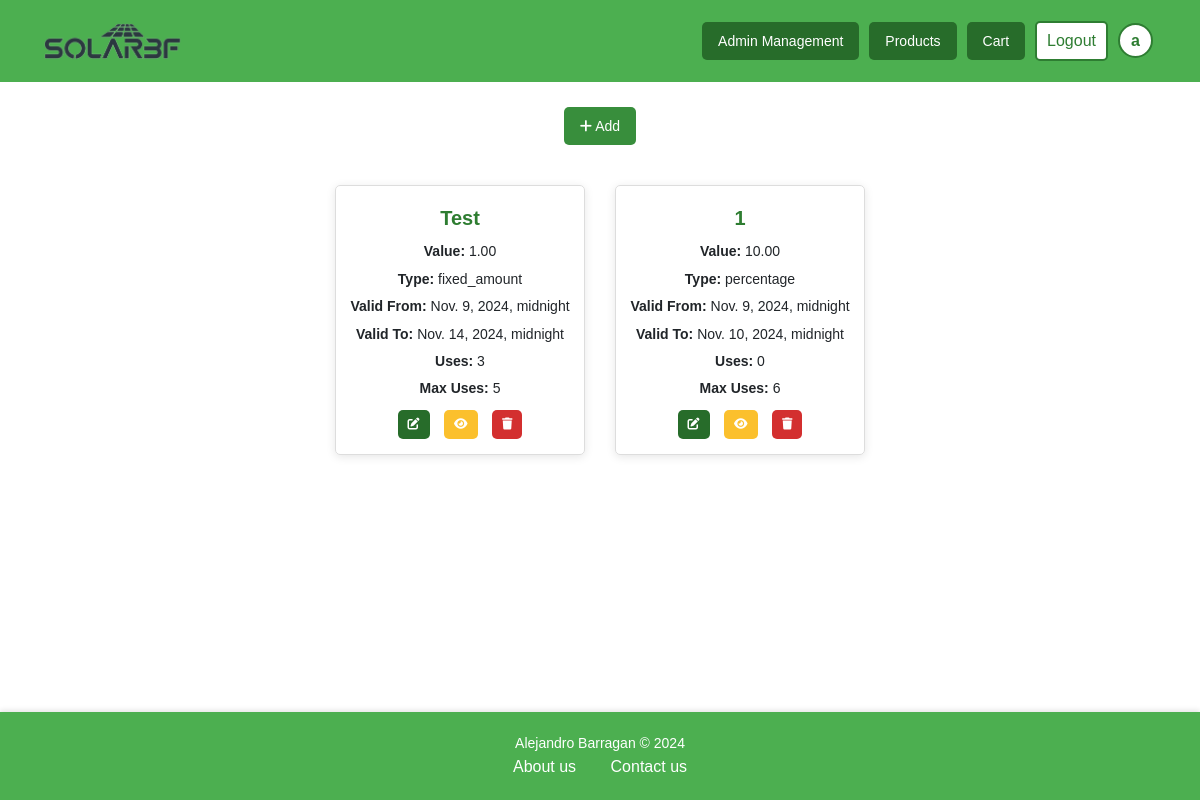
The app's page /products/coupons/ (signed in), older data.
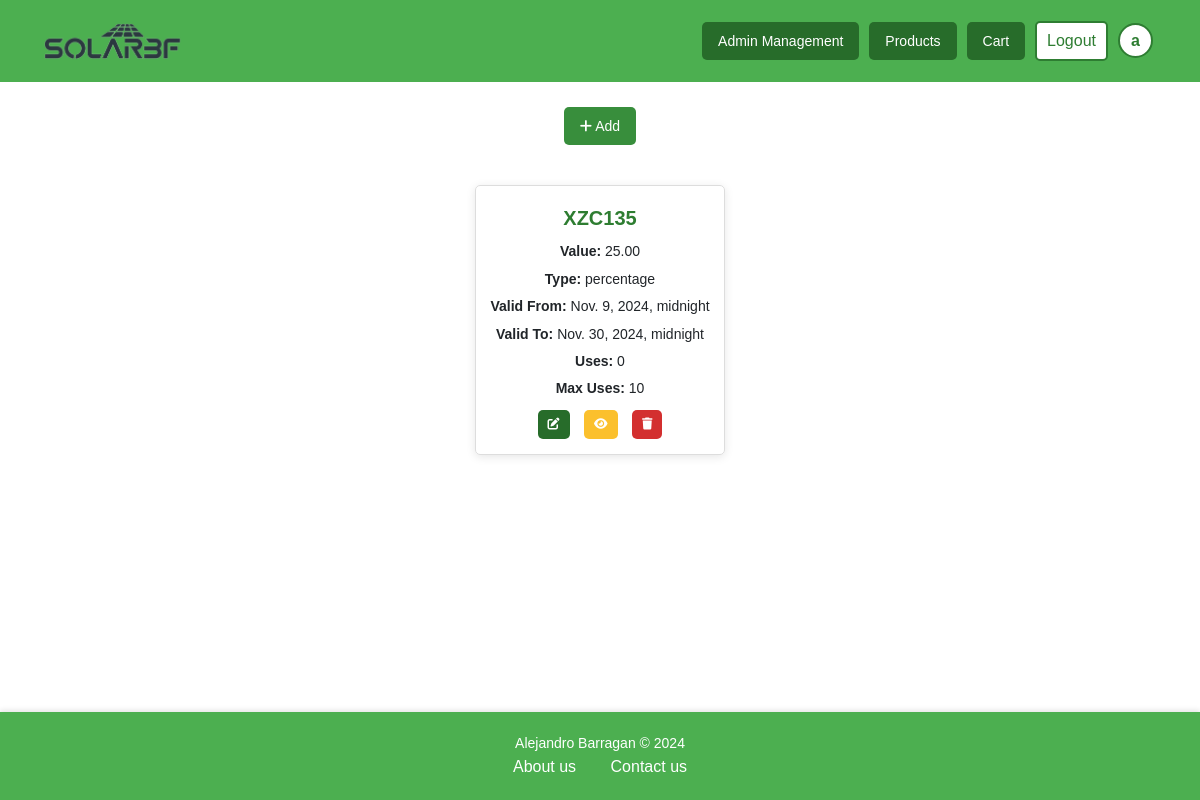
The same page, newer data.
### products/models.py (models this page shows, shortened)
class Coupon(models.Model):
    COUPON_TYPE_CHOICES = (
        ('percentage', 'Percentage Discount'),
        ('fixed_amount', 'Fixed Amount Discount'),
    )
    code = models.CharField(max_length=50, unique=True)
    discount_type = models.CharField(max_length=15, choices=COUPON_TYPE_CHOICES)
    discount_value = models.DecimalField(max_digits=10, decimal_places=2)
    valid_from = models.DateTimeField(default=timezone.now)
    valid_to = models.DateTimeField()
    max_uses = models.PositiveIntegerField(default=1)
    uses = models.PositiveIntegerField(default=0)

### products/views.py (the view)
# urls.py: path('coupons/', views.coupon_list, name='coupon'),
@login_required
@user_passes_test(is_staff)
def coupon_list(request):
    coupons = Coupon.objects.all()
    discount_type_choices = Coupon.COUPON_TYPE_CHOICES
    return render(request, 'admin/coupons.html', {'coupons': coupons, 'discount_type_choices': discount_type_choices})

### accounts/views.py (called while the page is built)
def is_staff(user):
    return user.is_staff or user.role in ['admin', 'worker']

### templates/admin/coupons.html (shortened to what this page needs)
{% extends 'base.html' %}
{% load static %}
{% block style %}
<link rel="stylesheet" href="{% static 'css/coupon.css' %}" />
<link rel="stylesheet" href="{% static 'css/card.css' %}" />
{% endblock %}
{% block content %}
<div class="button-container">
    {% if user.is_staff %}
    <button class="btn-custom btn-medium btn-success" data-toggle="modal" data-target="#addCouponModal">
        <i class="fa-solid fa-plus"></i> Add
    </button>
    {% endif %}
</div>
<div class="cardb-list">
    {% for coupon in coupons %}
    <div class="cardb-item">
        <h3 class="truncate-text">{{ coupon.code }}</h3>
        <p class="truncate-text"><strong>Value:</strong> {{ coupon.discount_value }}</p>
        <p class="truncate-text"><strong>Type:</strong> {{ coupon.discount_type }}</p>
        <p class="truncate-text"><strong>Valid From:</strong> {{ coupon.valid_from }}</p>
        <p class="truncate-text"><strong>Valid To:</strong> {{ coupon.valid_to }}</p>
        <p class="truncate-text"><strong>Uses:</strong> {{ coupon.uses }}</p>
        <p class="truncate-text"><strong>Max Uses:</strong> {{ coupon.max_uses }}</p>
        {% if user.is_staff %}
        <div>
            <button class="btn-custom btn-small btn-primary" data-toggle="modal" data-target="#editCouponModal{{ coupon.id }}" title="Edit">
                <i class="fa-solid fa-pen-to-square"></i>
            </button>
            <button class="btn-custom btn-small btn-info" data-toggle="modal" data-target="#couponModal{{ coupon.id }}" title="View">
                <i class="fa-solid fa-eye"></i>
            </button>
            <button class="btn-custom btn-small btn-danger" data-toggle="modal" data-target="#deleteCouponModal{{ coupon.id }}" title="Delete">
                <i class="fa-solid fa-trash"></i>
            </button>
        </div>
        {% endif %}
    </div>
    {% empty %}
    <p class="no-coupons">No coupons available.</p>
    {% endfor %}
</div>
{% endblock %}

Row changes from the older to the newer data that the page shows:
removed Coupon: code "1", discount_value "10.00", discount_type "percentage", valid_from "Nov. 9, 2024, midnight", valid_to "Nov. 10, 2024, midnight", uses "0", max_uses "6"
changed Coupon: code "Test" → "XZC135"; discount_value "1.00" → "25.00"; discount_type "fixed_amount" → "percentage"; valid_to "Nov. 14, 2024, midnight" → "Nov. 30, 2024, midnight"; uses "3" → "0"; max_uses "5" → "10"
